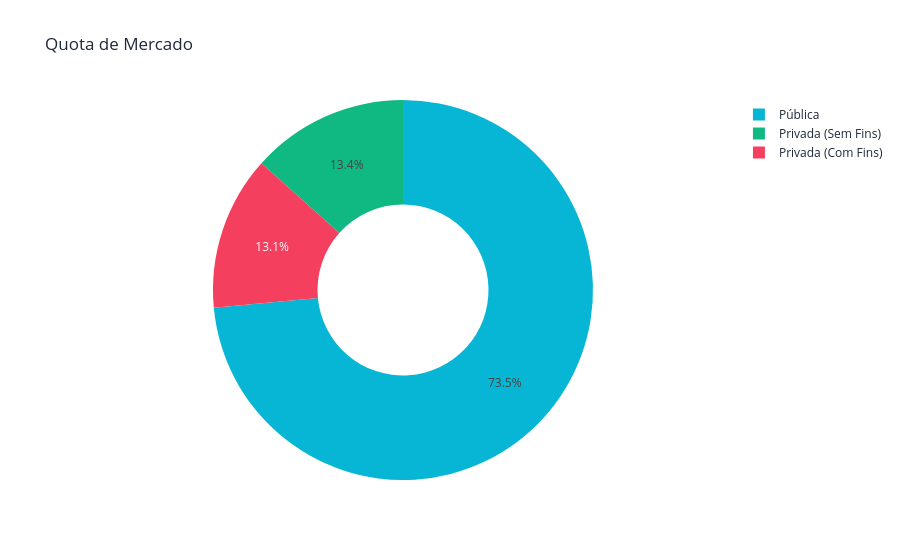

The notebook cell saved with this chart:
### Code cell
import plotly.express as px

# 2. Criar o Donut Chart
fig_donut = px.pie(
    df_final, 
    values='IPEDSCOUNT1',
    names='Tipo_Instituicao',
    title='Quota de Mercado',
    hole=0.45,
    color='Tipo_Instituicao',
    # AS MESMAS CORES:
    color_discrete_map={
        'Pública': '#06B6D4',
        'Privada (Sem Fins)': '#10B981',
        'Privada (Com Fins)': '#F43F5E'
    }
)

fig_donut.update_layout(paper_bgcolor='#FFFFFF', font_color='#1E293B')
fig_donut.show()

### Figure 1 — Plotly figure (JSON) as saved in the notebook; plotly's stock layout.template omitted (floating-point values rounded to 4 significant figures; data arrays with more than 128 entries replaced by an {"elided": "..."} marker saying what was removed)
{"data": [{"customdata": {"elided": "5480x1 str values"}, "domain": {"x": [0, 1], "y": [0, 1]}, "hole": 0.45, "hovertemplate": "Tipo_Instituicao=%{customdata[0]}<br>IPEDSCOUNT1=%{value}<extra></extra>", "labels": {"elided": "5480 str values"}, "legendgroup": "", "marker": {"colors": {"elided": "5480 str values"}}, "name": "", "showlegend": true, "type": "pie", "values": {"elided": "5480 float values"}}], "layout": {"font": {"color": "#1E293B"}, "legend": {"tracegroupgap": 0}, "paper_bgcolor": "#FFFFFF", "title": {"text": "Quota de Mercado"}}}
